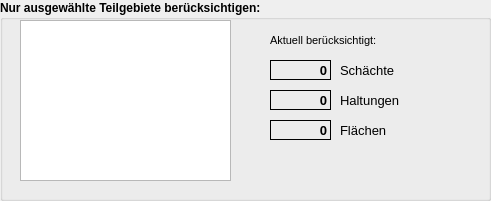
  <widget class="QGroupBox" name="groupBox_2">
   <property name="geometry">
    <rect>
     <x>20</x>
     <y>260</y>
     <width>491</width>
     <height>201</height>
    </rect>
   </property>
   <property name="font">
    <font>
     <weight>75</weight>
     <bold>true</bold>
    </font>
   </property>
   <property name="title">
    <string>Nur ausgewählte Teilgebiete berücksichtigen:</string>
   </property>
   <widget class="QListWidget" name="lw_teilgebiete">
    <property name="geometry">
     <rect>
      <x>20</x>
      <y>20</y>
      <width>211</width>
      <height>161</height>
     </rect>
    </property>
    <property name="toolTip">
     <string>&lt;html&gt;&lt;head/&gt;&lt;body&gt;&lt;p&gt;Auswahl der zu bearbeitenden Teilgebiete. Wenn kein Teilgebiet ausgewählt ist, werden alle berücksichtigt.&lt;/p&gt;&lt;/body&gt;&lt;/html&gt;</string>
    </property>
    <property name="selectionMode">
     <enum>QAbstractItemView::ExtendedSelection</enum>
    </property>
   </widget>
   <widget class="QLabel" name="label_10">
    <property name="geometry">
     <rect>
      <x>340</x>
      <y>120</y>
      <width>81</width>
      <height>20</height>
     </rect>
    </property>
    <property name="font">
     <font>
      <pointsize>10</pointsize>
      <weight>50</weight>
      <bold>false</bold>
     </font>
    </property>
    <property name="text">
     <string>Flächen</string>
    </property>
   </widget>
   <widget class="QLabel" name="label_11">
    <property name="geometry">
     <rect>
      <x>340</x>
      <y>90</y>
      <width>71</width>
      <height>20</height>
     </rect>
    </property>
    <property name="font">
     <font>
      <pointsize>10</pointsize>
      <weight>50</weight>
      <bold>false</bold>
     </font>
    </property>
    <property name="text">
     <string>Haltungen</string>
    </property>
   </widget>
   <widget class="QLabel" name="lf_anzahl_flaechen">
    <property name="geometry">
     <rect>
      <x>270</x>
      <y>120</y>
      <width>61</width>
      <height>20</height>
     </rect>
    </property>
    <property name="font">
     <font>
      <pointsize>10</pointsize>
      <weight>75</weight>
      <bold>true</bold>
     </font>
    </property>
    <property name="frameShape">
     <enum>QFrame::Panel</enum>
    </property>
    <property name="text">
     <string>0</string>
    </property>
    <property name="alignment">
     <set>Qt::AlignRight|Qt::AlignTrailing|Qt::AlignVCenter</set>
    </property>
   </widget>
   <widget class="QLabel" name="lf_anzahl_haltungen">
    <property name="geometry">
     <rect>
      <x>270</x>
      <y>90</y>
      <width>61</width>
      <height>20</height>
     </rect>
    </property>
    <property name="font">
     <font>
      <pointsize>10</pointsize>
      <weight>75</weight>
      <bold>true</bold>
     </font>
    </property>
    <property name="frameShape">
     <enum>QFrame::Panel</enum>
    </property>
    <property name="text">
     <string>0</string>
    </property>
    <property name="alignment">
     <set>Qt::AlignRight|Qt::AlignTrailing|Qt::AlignVCenter</set>
    </property>
   </widget>
   <widget class="QLabel" name="label_12">
    <property name="geometry">
     <rect>
      <x>270</x>
      <y>30</y>
      <width>121</width>
      <height>20</height>
     </rect>
    </property>
    <property name="font">
     <font>
      <pointsize>8</pointsize>
      <weight>50</weight>
      <bold>false</bold>
     </font>
    </property>
    <property name="text">
     <string>Aktuell berücksichtigt: </string>
    </property>
   </widget>
   <widget class="QLabel" name="label_32">
    <property name="geometry">
     <rect>
      <x>340</x>
      <y>60</y>
      <width>71</width>
      <height>20</height>
     </rect>
    </property>
    <property name="font">
     <font>
      <pointsize>10</pointsize>
      <weight>50</weight>
      <bold>false</bold>
     </font>
    </property>
    <property name="text">
     <string>Schächte</string>
    </property>
   </widget>
   <widget class="QLabel" name="lf_anzahl_schaechte">
    <property name="geometry">
     <rect>
      <x>270</x>
      <y>60</y>
      <width>61</width>
      <height>20</height>
     </rect>
    </property>
    <property name="font">
     <font>
      <pointsize>10</pointsize>
      <weight>75</weight>
      <bold>true</bold>
     </font>
    </property>
    <property name="frameShape">
     <enum>QFrame::Panel</enum>
    </property>
    <property name="text">
     <string>0</string>
    </property>
    <property name="alignment">
     <set>Qt::AlignRight|Qt::AlignTrailing|Qt::AlignVCenter</set>
    </property>
   </widget>
  </widget>
